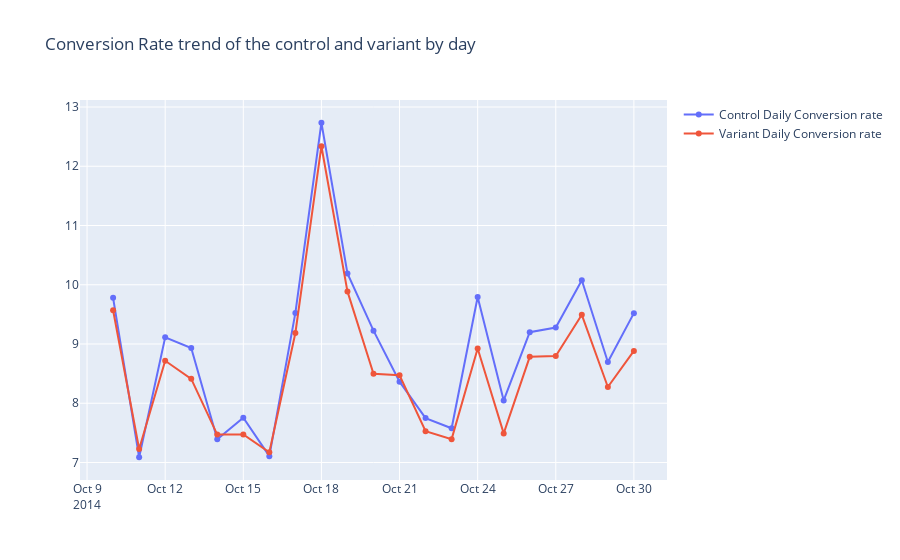

Write notebook code for a chart like this one.
### Code cell
# Create traces
fig = go.Figure()
fig.add_trace(go.Scatter(x=df_daily['Date'], y=df_daily['Control_Conversion_Rate'],
                    mode='lines+markers',
                    name='Control Daily Conversion rate'))
fig.add_trace(go.Scatter(x=df_daily['Date'], y=df_daily['Variant_Conversion_Rate'],
                    mode='lines+markers',
                    name='Variant Daily Conversion rate'))


fig.update_layout(
        title = 'Conversion Rate trend of the control and variant by day'
)
fig

### Figure 1 — Plotly figure (JSON) as saved in the notebook; plotly's stock layout.template omitted (floating-point values rounded to 4 significant figures)
{"data": [{"mode": "lines+markers", "name": "Control Daily Conversion rate", "type": "scatter", "x": ["2014-10-10", "2014-10-11", "2014-10-12", "2014-10-13", "2014-10-14", "2014-10-15", "2014-10-16", "2014-10-17", "2014-10-18", "2014-10-19", "2014-10-20", "2014-10-21", "2014-10-22", "2014-10-23", "2014-10-24", "2014-10-25", "2014-10-26", "2014-10-27", "2014-10-28", "2014-10-29", "2014-10-30"], "y": [9.78, 7.088, 9.113, 8.932, 7.391, 7.757, 7.107, 9.525, 12.73, 10.19, 9.226, 8.364, 7.75, 7.577, 9.794, 8.047, 9.199, 9.277, 10.08, 8.697, 9.521]}, {"mode": "lines+markers", "name": "Variant Daily Conversion rate", "type": "scatter", "x": ["2014-10-10", "2014-10-11", "2014-10-12", "2014-10-13", "2014-10-14", "2014-10-15", "2014-10-16", "2014-10-17", "2014-10-18", "2014-10-19", "2014-10-20", "2014-10-21", "2014-10-22", "2014-10-23", "2014-10-24", "2014-10-25", "2014-10-26", "2014-10-27", "2014-10-28", "2014-10-29", "2014-10-30"], "y": [9.569, 7.227, 8.717, 8.412, 7.471, 7.472, 7.173, 9.186, 12.34, 9.888, 8.497, 8.471, 7.527, 7.394, 8.923, 7.491, 8.783, 8.796, 9.493, 8.274, 8.884]}], "layout": {"title": {"text": "Conversion Rate trend of the control and variant by day"}}}
